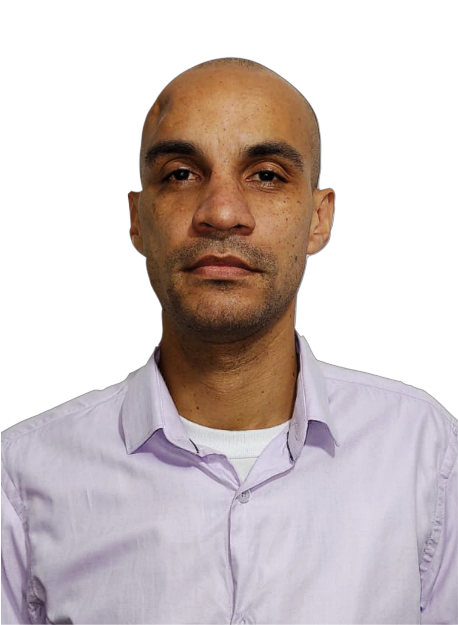
#> input picture FotoDoc.png, 458 x 625 px, found by its file name
$ python ImagestoCartoons.py
#> lines starting #> are read from the running program, lines starting #| are printed output that depends on the picture; after the words box and inside, x2 and y2 are one past the last pixel; in counts of white or black regions, pixels touching at a corner belong together
"""
https://www.askpython.com/python/examples/images-into-cartoons

1. Importing modules

The first step in every program is importing all the necessary modules(if any) into our file.
For this problem we will be importing three modules namely the openCV, numpy and matplotlib module.

"""

import cv2
import numpy as np
import matplotlib.pyplot as plt

"""
2. Loading and plotting the original image
The next step is to read the image using the imread function and then convert it to RGB format with the help of the cvtColor function.
We then plot the image using the imshow function. The code for the same is shown below:
"""

img = cv2.imread("FotoDoc.png")
#> img is the input picture: shape (625, 458, 3); mean B, G, R 196.4, 197.2, 208.4
img = cv2.cvtColor(img, cv2.COLOR_BGR2RGB)
plt.figure(figsize=(10, 10))
plt.imshow(img)
plt.axis("off")
plt.title("Original Image")
plt.show()

"""

3. Converting Image to GrayScale

The next step in the process is to convert the image into a grayscale format using the cvtColor function.
The reason behind doing so is that it simplifies the process and helps in the time complexity of the program later on.
The code to achieve the same is shown below.

"""
gray = cv2.cvtColor(img, cv2.COLOR_BGR2GRAY)
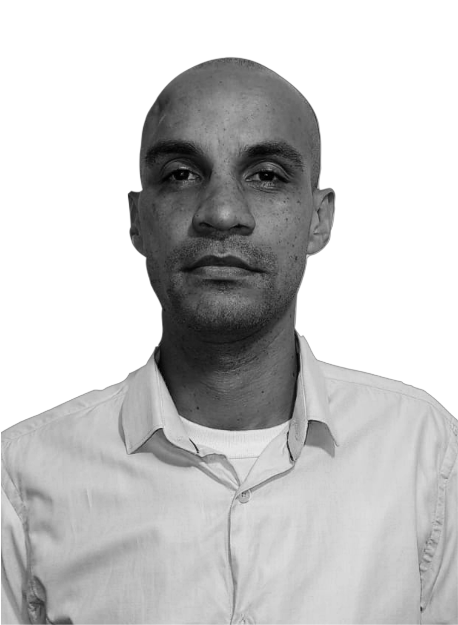
#> gray: shape (625, 458); min 0, max 255, mean 198.2
gray = cv2.medianBlur(gray, 5)
plt.figure(figsize=(10, 10))
plt.imshow(gray, cmap="gray")
plt.axis("off")
plt.title("Grayscale Image")
plt.show()

"""

4. Getting edged image

To make things simpler for us, we will get an edged image of the grayscale image and then apply the convolutional network to the image.
The same is done by using the adaptiveThreshold and setting the required parameters to get the edged image. The code for the same is displayed below.

"""

edges = cv2.adaptiveThreshold(
    gray, 255, cv2.ADAPTIVE_THRESH_MEAN_C, cv2.THRESH_BINARY, 9, 9)
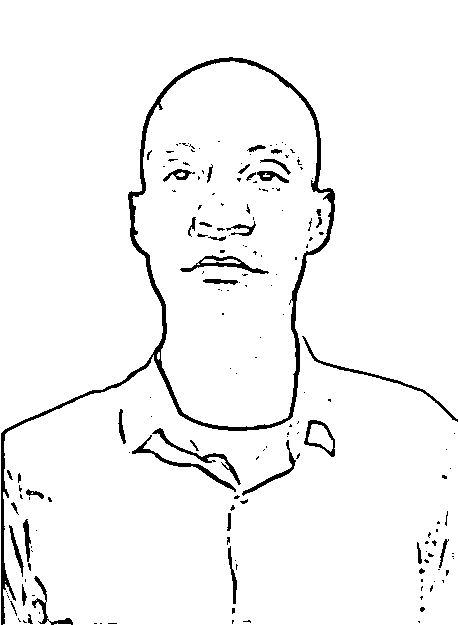
#> edges: shape (625, 458); 96% white; 176 black regions (134 under 20 px), largest, box (x1, y1, x2, y2) and area: (1, 57, 335, 625) 5488, (302, 336, 458, 422) 516, (132, 435, 236, 492) 495
plt.figure(figsize=(10, 10))
plt.imshow(edges, cmap="gray")
plt.axis("off")
plt.title("Edged Image")
plt.show()


"""
5. Turning Images into Cartoons

The final step is to apply the convolutional filter using the bilateralFilter function. We then make use of the bitwise operation and pass the original image and the edged image to turn images into cartoons.

The code for the same is shown below.

"""

color = cv2.bilateralFilter(img, 9, 250, 250)
cartoon = cv2.bitwise_and(color, color, mask=edges)
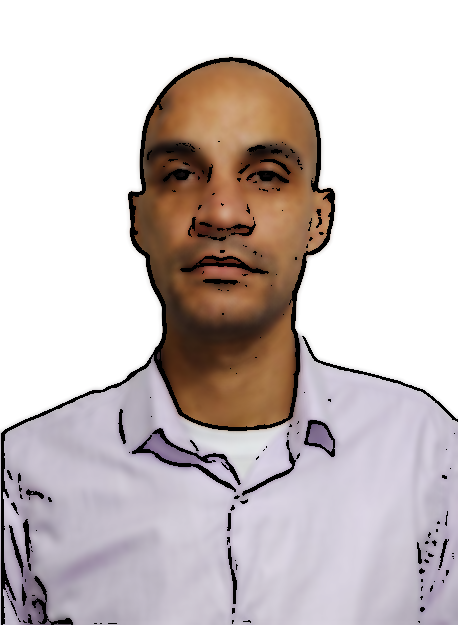
#> cartoon: shape (625, 458, 3); mean R, G, B 202.9, 192.6, 191.8
plt.figure(figsize=(10,10))
plt.imshow(cartoon,cmap="gray")
plt.axis("off")
plt.title("Cartoon Image")
plt.show()
